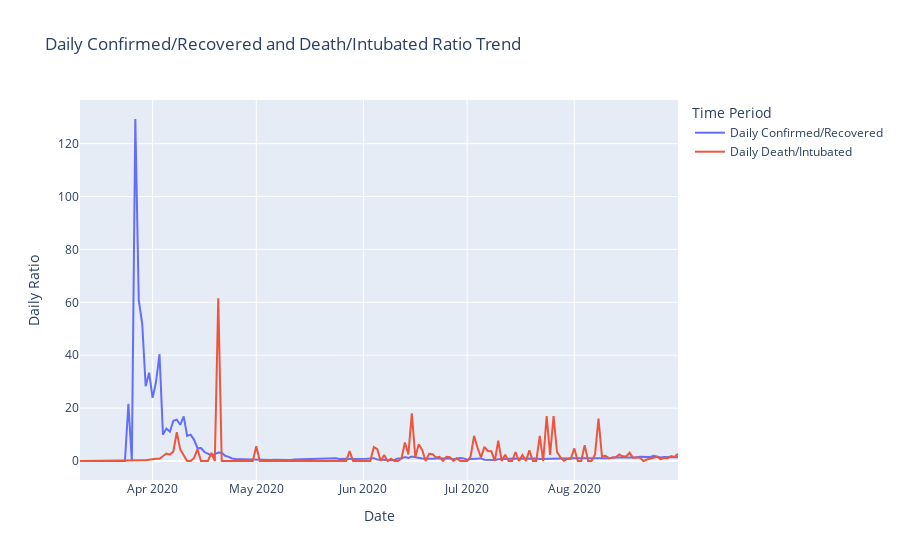

This figure's notebook cell:
### Markdown cell above
Aynı grafik türü ancak iki farklı parametrenin karşılaştırılmasını gösteren aşağıda grafikte ise günlük vaka sayısının günlük iyileşen sayısına oranı ile günlük vefat eden sayısının günlük entübe hasta sayısına oranını görülmektedir. Özellikle günlük vaka sayısının günlük iyileşen sayısına oranının "1"'in altında olması salgının kontrol altında olduğunu bize söylemektedir.

### Code cell
#Confirmed-Recovered ratio and Deaths-Intubated ratio is important
#It shows us how was going pandemic what is trend
#for to say pandemic under control Confirmed-Recovered ratio should be under one is required
daily_con_rec_death_int = px.line(x=df.index,y=df['Daily Confirmed/Recovered'], color=px.Constant("Daily Confirmed/Recovered"),
             labels=dict(x="Date", y="Daily Ratio", color="Time Period"),
            title = 'Daily Confirmed/Recovered and Death/Intubated Ratio Trend')
daily_con_rec_death_int.add_scatter(x=df.index,y=df['Daily Death/Intubated'], name="Daily Death/Intubated")
daily_con_rec_death_int.show()

### Figure 1 — Plotly figure (JSON) as saved in the notebook; plotly's stock layout.template omitted (floating-point values rounded to 4 significant figures; data arrays with more than 128 entries replaced by an {"elided": "..."} marker saying what was removed)
{"data": [{"hovertemplate": "Time Period=Daily Confirmed/Recovered<br>Date=%{x}<br>Daily Ratio=%{y}<extra></extra>", "legendgroup": "Daily Confirmed/Recovered", "line": {"color": "#636efa", "dash": "solid"}, "mode": "lines", "name": "Daily Confirmed/Recovered", "orientation": "v", "showlegend": true, "type": "scatter", "x": {"elided": "174 str values"}, "xaxis": "x", "y": {"elided": "174 float values"}, "yaxis": "y"}, {"name": "Daily Death/Intubated", "type": "scatter", "x": {"elided": "174 str values"}, "y": {"elided": "174 float values"}}], "layout": {"legend": {"title": {"text": "Time Period"}, "tracegroupgap": 0}, "title": {"text": "Daily Confirmed/Recovered and Death/Intubated Ratio Trend"}, "xaxis": {"anchor": "y", "domain": [0, 1], "title": {"text": "Date"}}, "yaxis": {"anchor": "x", "domain": [0, 1], "title": {"text": "Daily Ratio"}}}}
